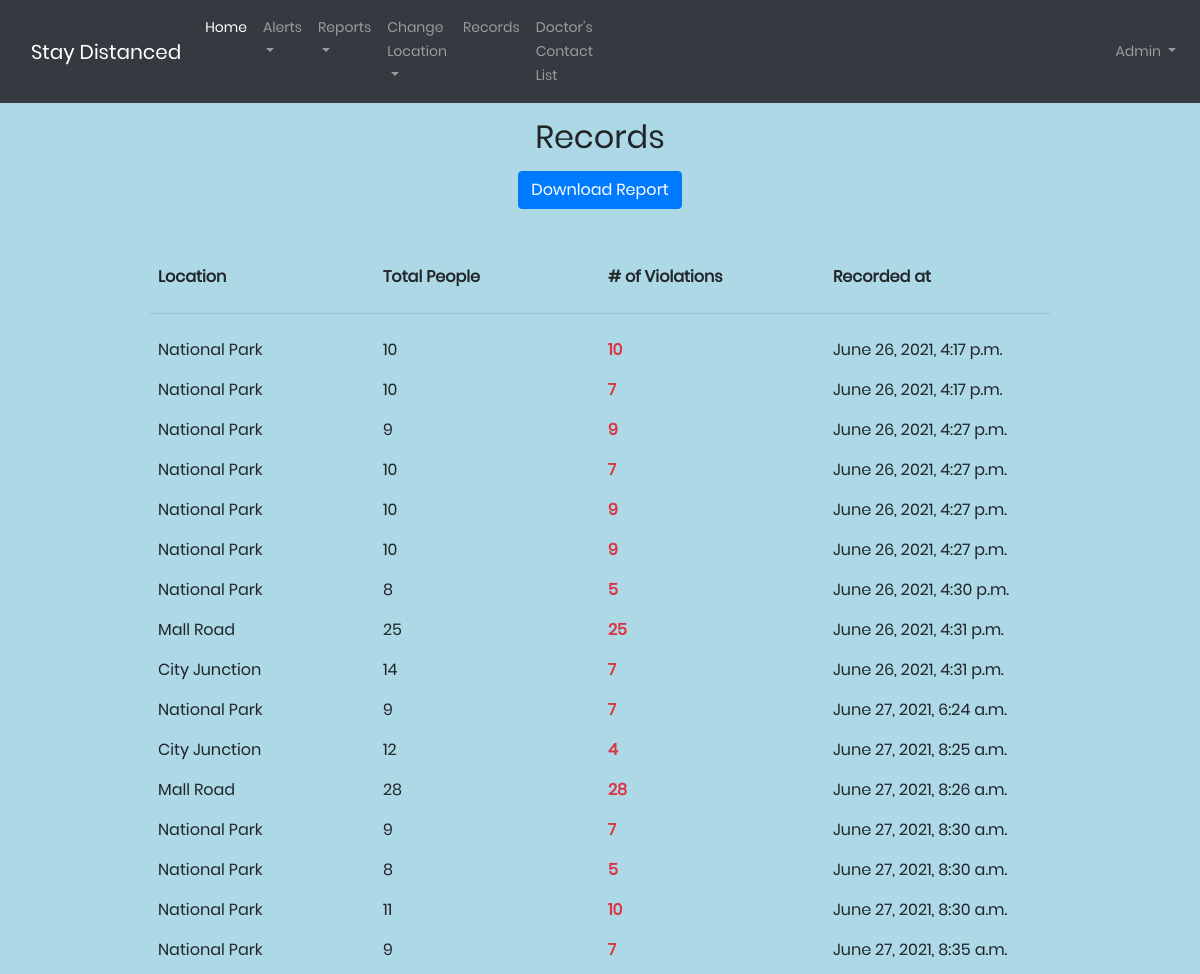
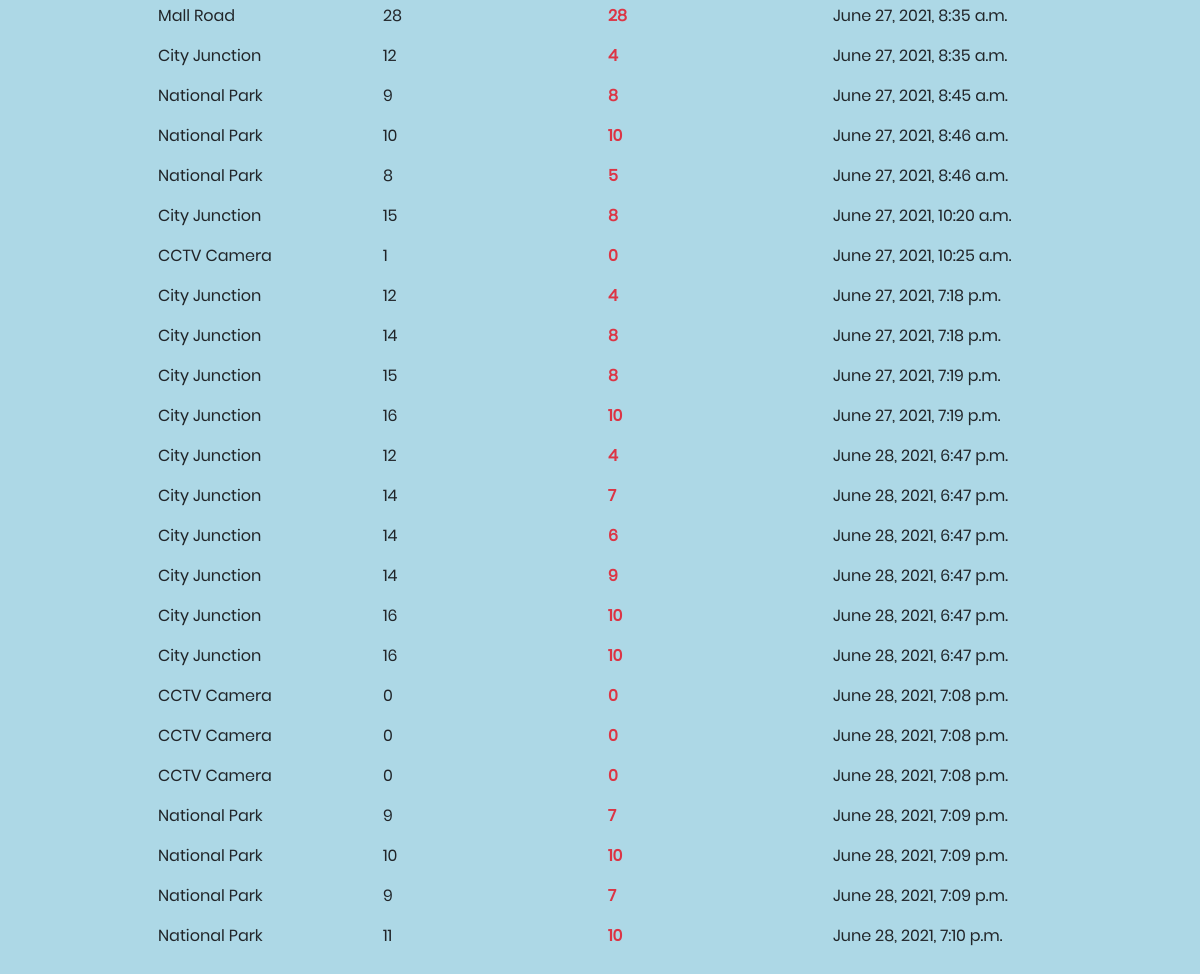
Page /records on the committed database (2 pictures, top to bottom).
### home/models.py (models this page shows, shortened)
class Record(models.Model):
    location = models.ForeignKey(Place, on_delete=models.DO_NOTHING)
    total_people = models.IntegerField(default=0)
    total_violation = models.IntegerField(default=0)
    recorded_at = models.DateTimeField(auto_now_add=True)

class Place(models.Model):
    location_name = models.CharField(max_length=200)
    ip_url = models.CharField(max_length=200, default='')
    video_name = models.CharField(max_length=200, default='')
    is_alert = models.BooleanField(default=False)
    def __str__(self):
        return self.location_name

### home/views.py (the view)
# urls.py: path("records", views.records, name="records"),
def records(request):
    record_list = Record.objects.all()
    return render(request, "records.html", context={"records": record_list})

### templates/records.html
{% extends 'base.html' %}
{% block body %}
    <h2 class="text-center mt-3">Records</h2>
    <div class="d-flex justify-content-center mt-3">
        <a href="{% url 'download_report' %}" class="btn btn-primary ">Download Report</a>
    </div>
    <div class="dis-flex w-75 flex-col mx-auto mt-5">
        <div class="dis-flex w-100 justify-content-between">
            <div class="p-2 flex-4 font-weight-bold">Location</div>
            <div class="p-2 flex-4 font-weight-bold">Total People</div>
            <div class="p-2 flex-4 font-weight-bold"># of Violations</div>
            <div class="p-2 flex-4 font-weight-bold">Recorded at</div>
        </div>
        <hr>
    </div>
    <div class="dis-flex w-75 flex-col mx-auto mb-3 record-holder">
        {% for record in records %}
            <div class="dis-flex w-100 h-100 justify-content-between">
                <div class="p-2 flex-4">{{ record.location }}</div>
                <div class="p-2 flex-4 ">{{ record.total_people }}</div>
                <div class="p-2 flex-4 font-weight-bold text-danger">{{ record.total_violation }}</div>
                <div class="p-2 flex-4">{{ record.recorded_at }}</div>
            </div>
        {% endfor %}
    </div>
{% endblock body %}

### templates/base.html (shortened to what this page needs)
{% load static %}
<!DOCTYPE html>
<html lang="en">
<head>
    <link rel="stylesheet" type="text/css" href="{% static  'vendor/bootstrap/css/bootstrap.min.css' %}">
    <link rel="stylesheet" type="text/css" href="{% static  'fonts/font-awesome-4.7.0/css/font-awesome.min.css' %}">
    <link rel="stylesheet" type="text/css" href="{% static  'fonts/iconic/css/material-design-iconic-font.min.css' %}">
    <link rel="stylesheet" type="text/css" href="{% static  'vendor/animate/animate.css' %}">
    <link rel="stylesheet" type="text/css" href="{% static  'vendor/css-hamburgers/hamburgers.min.css' %}">
    <link rel="stylesheet" type="text/css" href="{% static  'vendor/animsition/css/animsition.min.css' %}">
    <link rel="stylesheet" type="text/css" href="{% static  'vendor/select2/select2.min.css' %}">
    <link rel="stylesheet" type="text/css" href="{% static  'vendor/daterangepicker/daterangepicker.css' %}">
    <link rel="stylesheet" type="text/css" href="{% static  'css/util.css' %}">
    <link rel="stylesheet" type="text/css" href="{% static  'css/main.css' %}">
</head>
<body>
<nav class="navbar navbar-expand-lg navbar-dark bg-dark">
    <div class="container-fluid">
        <a class="navbar-brand" href="/home">Stay Distanced</a>
        <div class="collapse navbar-collapse" id="navbarSupportedContent">
            <ul class="navbar-nav me-auto mb-2 mb-lg-0">
                <li class="nav-item">
                    <a class="nav-link active" aria-current="page" href="/home">Home</a>
                </li>
                <li class="nav-item dropdown">
                    <a class="nav-link dropdown-toggle" href="#" id="navbarDropdown" role="button"
                       data-bs-toggle="dropdown" aria-expanded="false">
                        Alerts
                    </a>
                </li>
                <li class="nav-item dropdown">
                    <a class="nav-link dropdown-toggle" href="#" id="navbarDropdown" role="button"
                       data-bs-toggle="dropdown" aria-expanded="false">
                        Reports
                    </a>
                </li>
                <li class="nav-item dropdown">
                    <a class="nav-link dropdown-toggle" href="#" id="navbarDropdown" role="button"
                       data-bs-toggle="dropdown" aria-expanded="false">
                        Change Location
                    </a>
                </li>
                <li class="nav-item">
                    <a class="nav-link" href="/records">Records</a>
                </li>
                <li class="nav-item">
                    <a class="nav-link" href="/doctors-contact">Doctor's Contact List</a>
                </li>
            </ul>
        </div>
    </div>
    <div class="navbar-collapse collapse w-100 order-3 dual-collapse2">
        <ul class="navbar-nav ml-auto">
            <li class="nav-item dropdown">
                <a class="nav-link dropdown-toggle" href="#" id="navbarDropdown" role="button" data-bs-toggle="dropdown"
                   aria-expanded="false">
                    Admin
                </a>
            </li>
        </ul>
    </div>
</nav>
{% block body %}
{% endblock body %}
</body>
</html>

### static/css/main.css (style rules this page uses)
* { margin: 0px; padding: 0px; box-sizing: border-box; }
body, html { height: 100%; font-family: Poppins-Regular, sans-serif; background-color: lightblue; }
a { font-family: Poppins-Regular; font-size: 14px; line-height: 1.7; color: #666666; margin: 0px; transition: all 0.4s; -webkit-transition: all 0.4s; -o-transition: all 0.4s; -moz-transition: all 0.4s; }
h1, h2, h3, h4, h5, h6 { margin: 0px; }
ul, li { margin: 0px; list-style-type: none; }
.flex-4 { flex-basis: 100%; }
.record-holder { height: 60vh; overflow-y: scroll; }

### rows in the picture
Record: location "National Park", total_people "10", total_violation "10", recorded_at "June 26, 2021, 4:17 p.m."
Record: location "National Park", total_people "10", total_violation "7", recorded_at "June 26, 2021, 4:17 p.m."
Record: location "National Park", total_people "9", total_violation "9", recorded_at "June 26, 2021, 4:27 p.m."
Record: location "National Park", total_people "10", total_violation "7", recorded_at "June 26, 2021, 4:27 p.m."
Record: location "National Park", total_people "10", total_violation "9", recorded_at "June 26, 2021, 4:27 p.m."
Record: location "National Park", total_people "10", total_violation "9", recorded_at "June 26, 2021, 4:27 p.m."
Record: location "National Park", total_people "8", total_violation "5", recorded_at "June 26, 2021, 4:30 p.m."
Record: location "Mall Road", total_people "25", total_violation "25", recorded_at "June 26, 2021, 4:31 p.m."
Record: location "City Junction", total_people "14", total_violation "7", recorded_at "June 26, 2021, 4:31 p.m."
Record: location "National Park", total_people "9", total_violation "7", recorded_at "June 27, 2021, 6:24 a.m."
Record: location "City Junction", total_people "12", total_violation "4", recorded_at "June 27, 2021, 8:25 a.m."
Record: location "Mall Road", total_people "28", total_violation "28", recorded_at "June 27, 2021, 8:26 a.m."
Record: location "National Park", total_people "9", total_violation "7", recorded_at "June 27, 2021, 8:30 a.m."
Record: location "National Park", total_people "8", total_violation "5", recorded_at "June 27, 2021, 8:30 a.m."
Record: location "National Park", total_people "11", total_violation "10", recorded_at "June 27, 2021, 8:30 a.m."
Record: location "National Park", total_people "9", total_violation "7", recorded_at "June 27, 2021, 8:35 a.m."
Record: location "Mall Road", total_people "28", total_violation "28", recorded_at "June 27, 2021, 8:35 a.m."
Record: location "City Junction", total_people "12", total_violation "4", recorded_at "June 27, 2021, 8:35 a.m."
Record: location "National Park", total_people "9", total_violation "8", recorded_at "June 27, 2021, 8:45 a.m."
Record: location "National Park", total_people "10", total_violation "10", recorded_at "June 27, 2021, 8:46 a.m."
Record: location "National Park", total_people "8", total_violation "5", recorded_at "June 27, 2021, 8:46 a.m."
Record: location "City Junction", total_people "15", total_violation "8", recorded_at "June 27, 2021, 10:20 a.m."
Record: location "CCTV Camera", total_people "1", total_violation "0", recorded_at "June 27, 2021, 10:25 a.m."
Record: location "City Junction", total_people "12", total_violation "4", recorded_at "June 27, 2021, 7:18 p.m."
Record: location "City Junction", total_people "14", total_violation "8", recorded_at "June 27, 2021, 7:18 p.m."
Record: location "City Junction", total_people "15", total_violation "8", recorded_at "June 27, 2021, 7:19 p.m."
Record: location "City Junction", total_people "16", total_violation "10", recorded_at "June 27, 2021, 7:19 p.m."
Record: location "City Junction", total_people "12", total_violation "4", recorded_at "June 28, 2021, 6:47 p.m."
Record: location "City Junction", total_people "14", total_violation "7", recorded_at "June 28, 2021, 6:47 p.m."
Record: location "City Junction", total_people "14", total_violation "6", recorded_at "June 28, 2021, 6:47 p.m."
Record: location "City Junction", total_people "14", total_violation "9", recorded_at "June 28, 2021, 6:47 p.m."
Record: location "City Junction", total_people "16", total_violation "10", recorded_at "June 28, 2021, 6:47 p.m."
Record: location "City Junction", total_people "16", total_violation "10", recorded_at "June 28, 2021, 6:47 p.m."
Record: location "CCTV Camera", total_people "0", total_violation "0", recorded_at "June 28, 2021, 7:08 p.m."
Record: location "CCTV Camera", total_people "0", total_violation "0", recorded_at "June 28, 2021, 7:08 p.m."
Record: location "CCTV Camera", total_people "0", total_violation "0", recorded_at "June 28, 2021, 7:08 p.m."
Record: location "National Park", total_people "9", total_violation "7", recorded_at "June 28, 2021, 7:09 p.m."
Record: location "National Park", total_people "10", total_violation "10", recorded_at "June 28, 2021, 7:09 p.m."
Record: location "National Park", total_people "9", total_violation "7", recorded_at "June 28, 2021, 7:09 p.m."
Record: location "National Park", total_people "11", total_violation "10", recorded_at "June 28, 2021, 7:10 p.m."
